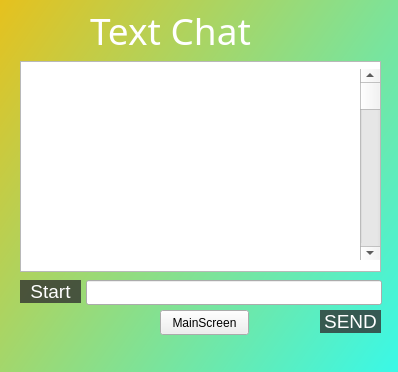
<?xml version="1.0" encoding="UTF-8"?>
<ui version="4.0">
 <class>guigui</class>
 <widget class="QWidget" name="guigui">
  <property name="geometry">
   <rect>
    <x>0</x>
    <y>0</y>
    <width>398</width>
    <height>372</height>
   </rect>
  </property>
  <property name="windowTitle">
   <string>ChatBot</string>
  </property>
  <widget class="QLabel" name="grad">
   <property name="geometry">
    <rect>
     <x>-20</x>
     <y>-110</y>
     <width>431</width>
     <height>601</height>
    </rect>
   </property>
   <property name="styleSheet">
    <string notr="true">background-color: qlineargradient(spread:pad, x1:0, y1:0, x2:1, y2:0.959909, stop:0 rgba(255, 185, 0, 255), stop:1 rgba(37, 255, 255, 255));</string>
   </property>
   <property name="text">
    <string/>
   </property>
  </widget>
  <widget class="QLabel" name="label">
   <property name="geometry">
    <rect>
     <x>90</x>
     <y>0</y>
     <width>221</width>
     <height>61</height>
    </rect>
   </property>
   <property name="font">
    <font>
     <family>Century Gothic</family>
     <pointsize>28</pointsize>
    </font>
   </property>
   <property name="styleSheet">
    <string notr="true">color: rgb(255, 255, 255);</string>
   </property>
   <property name="text">
    <string>Text Chat</string>
   </property>
  </widget>
  <widget class="QTextEdit" name="sendandrec">
   <property name="geometry">
    <rect>
     <x>20</x>
     <y>61</y>
     <width>361</width>
     <height>211</height>
    </rect>
   </property>
   <property name="font">
    <font>
     <family>Century Gothic</family>
     <pointsize>10</pointsize>
    </font>
   </property>
  </widget>
  <widget class="QPushButton" name="start">
   <property name="geometry">
    <rect>
     <x>20</x>
     <y>280</y>
     <width>61</width>
     <height>23</height>
    </rect>
   </property>
   <property name="sizePolicy">
    <sizepolicy hsizetype="Minimum" vsizetype="Fixed">
     <horstretch>0</horstretch>
     <verstretch>0</verstretch>
    </sizepolicy>
   </property>
   <property name="font">
    <font>
     <family>Arial</family>
     <pointsize>14</pointsize>
     <weight>50</weight>
     <italic>false</italic>
     <bold>false</bold>
    </font>
   </property>
   <property name="styleSheet">
    <string notr="true">color: rgb(255, 255, 255);
background-color: rgba(47, 47, 47,200);
border: none;
border-radius:25px;
font: 14pt &quot;Arial&quot;;</string>
   </property>
   <property name="text">
    <string>Start</string>
   </property>
  </widget>
  <widget class="QLineEdit" name="sendtext">
   <property name="geometry">
    <rect>
     <x>86</x>
     <y>280</y>
     <width>215</width>
     <height>25</height>
    </rect>
   </property>
   <property name="minimumSize">
    <size>
     <width>296</width>
     <height>0</height>
    </size>
   </property>
   <property name="font">
    <font>
     <family>Century Gothic</family>
     <pointsize>10</pointsize>
    </font>
   </property>
   <property name="styleSheet">
    <string notr="true"/>
   </property>
  </widget>
  <widget class="QPushButton" name="send">
   <property name="geometry">
    <rect>
     <x>320</x>
     <y>310</y>
     <width>61</width>
     <height>23</height>
    </rect>
   </property>
   <property name="sizePolicy">
    <sizepolicy hsizetype="Minimum" vsizetype="Fixed">
     <horstretch>0</horstretch>
     <verstretch>0</verstretch>
    </sizepolicy>
   </property>
   <property name="font">
    <font>
     <family>Arial</family>
     <pointsize>14</pointsize>
     <weight>50</weight>
     <italic>false</italic>
     <bold>false</bold>
    </font>
   </property>
   <property name="styleSheet">
    <string notr="true">color: rgb(255, 255, 255);
background-color: rgba(47, 47, 47,200);
border: none;
border-radius:25px;
font: 14pt &quot;Arial&quot;;</string>
   </property>
   <property name="text">
    <string>SEND</string>
   </property>
  </widget>
  <widget class="QPushButton" name="mainScreen">
   <property name="geometry">
    <rect>
     <x>160</x>
     <y>310</y>
     <width>89</width>
     <height>25</height>
    </rect>
   </property>
   <property name="text">
    <string>MainScreen</string>
   </property>
  </widget>
  <widget class="QScrollBar" name="verticalScrollBar">
   <property name="geometry">
    <rect>
     <x>360</x>
     <y>69</y>
     <width>20</width>
     <height>191</height>
    </rect>
   </property>
   <property name="orientation">
    <enum>Qt::Vertical</enum>
   </property>
  </widget>
 </widget>
 <resources/>
 <connections/>
</ui>
